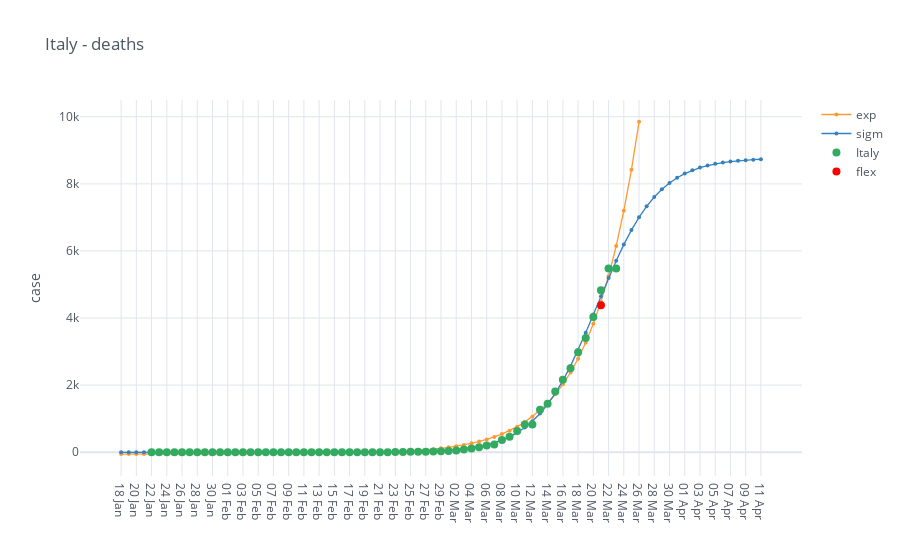

Source (notebook cell):
### Code cell
death_cases = io.world_load_cases(io.get_filename_death_cases(), [country])
condition = death_cases[country] >= 0
death_cases = death_cases[condition]
# deaths
fig_analysis = mp.iplot_analysis_plot(death_cases, title=country + ' - deaths', log_fitting=False)
fig_analysis.show()

### Figure 1 — Plotly figure (JSON) as saved in the notebook; plotly's stock layout.template omitted (floating-point values rounded to 4 significant figures)
{"data": [{"line": {"color": "rgba(255, 153, 51, 1.0)", "dash": "solid", "shape": "linear", "width": 1.3}, "marker": {"size": 4, "symbol": "circle"}, "mode": "lines+markers", "name": "exp", "text": "", "type": "scatter", "x": ["18 Jan", "19 Jan", "20 Jan", "21 Jan", "22 Jan", "23 Jan", "24 Jan", "25 Jan", "26 Jan", "27 Jan", "28 Jan", "29 Jan", "30 Jan", "31 Jan", "01 Feb", "02 Feb", "03 Feb", "04 Feb", "05 Feb", "06 Feb", "07 Feb", "08 Feb", "09 Feb", "10 Feb", "11 Feb", "12 Feb", "13 Feb", "14 Feb", "15 Feb", "16 Feb", "17 Feb", "18 Feb", "19 Feb", "20 Feb", "21 Feb", "22 Feb", "23 Feb", "24 Feb", "25 Feb", "26 Feb", "27 Feb", "28 Feb", "29 Feb", "01 Mar", "02 Mar", "03 Mar", "04 Mar", "05 Mar", "06 Mar", "07 Mar", "08 Mar", "09 Mar", "10 Mar", "11 Mar", "12 Mar", "13 Mar", "14 Mar", "15 Mar", "16 Mar", "17 Mar", "18 Mar", "19 Mar", "20 Mar", "21 Mar", "22 Mar", "23 Mar", "24 Mar", "25 Mar", "26 Mar", "27 Mar", "28 Mar", "29 Mar", "30 Mar", "31 Mar", "01 Apr", "02 Apr", "03 Apr", "04 Apr", "05 Apr", "06 Apr", "07 Apr", "08 Apr", "09 Apr", "10 Apr", "11 Apr"], "y": [-56.49, -56.45, -56.4, -56.35, -56.28, -56.2, -56.11, -56.01, -55.88, -55.74, -55.57, -55.38, -55.15, -54.88, -54.56, -54.19, -53.77, -53.26, -52.68, -51.99, -51.19, -50.25, -49.16, -47.88, -46.38, -44.63, -42.59, -40.2, -37.41, -34.15, -30.34, -25.88, -20.67, -14.58, -7.464, 0.8544, 10.58, 21.94, 35.22, 50.75, 68.89, 90.1, 114.9, 143.9, 177.7, 217.3, 263.6, 317.6, 380.8, 454.7, 541.0, 641.9, 759.9, 897.7, 1059.0, 1247.0, 1467.0, 1725.0, 2025.0, 2377.0, 2788.0, 3268.0, 3829.0, 4485.0, 5252.0, 6148.0, 7195.0, 8419.0, 9850.0, "", "", "", "", "", "", "", "", "", "", "", "", "", "", "", ""]}, {"line": {"color": "rgba(55, 128, 191, 1.0)", "dash": "solid", "shape": "linear", "width": 1.3}, "marker": {"size": 4, "symbol": "circle"}, "mode": "lines+markers", "name": "sigm", "text": "", "type": "scatter", "x": ["18 Jan", "19 Jan", "20 Jan", "21 Jan", "22 Jan", "23 Jan", "24 Jan", "25 Jan", "26 Jan", "27 Jan", "28 Jan", "29 Jan", "30 Jan", "31 Jan", "01 Feb", "02 Feb", "03 Feb", "04 Feb", "05 Feb", "06 Feb", "07 Feb", "08 Feb", "09 Feb", "10 Feb", "11 Feb", "12 Feb", "13 Feb", "14 Feb", "15 Feb", "16 Feb", "17 Feb", "18 Feb", "19 Feb", "20 Feb", "21 Feb", "22 Feb", "23 Feb", "24 Feb", "25 Feb", "26 Feb", "27 Feb", "28 Feb", "29 Feb", "01 Mar", "02 Mar", "03 Mar", "04 Mar", "05 Mar", "06 Mar", "07 Mar", "08 Mar", "09 Mar", "10 Mar", "11 Mar", "12 Mar", "13 Mar", "14 Mar", "15 Mar", "16 Mar", "17 Mar", "18 Mar", "19 Mar", "20 Mar", "21 Mar", "22 Mar", "23 Mar", "24 Mar", "25 Mar", "26 Mar", "27 Mar", "28 Mar", "29 Mar", "30 Mar", "31 Mar", "01 Apr", "02 Apr", "03 Apr", "04 Apr", "05 Apr", "06 Apr", "07 Apr", "08 Apr", "09 Apr", "10 Apr", "11 Apr"], "y": [-5.149, -5.148, -5.148, -5.147, -5.146, -5.145, -5.144, -5.142, -5.14, -5.137, -5.133, -5.128, -5.122, -5.114, -5.104, -5.091, -5.074, -5.053, -5.025, -4.99, -4.944, -4.885, -4.81, -4.713, -4.588, -4.428, -4.223, -3.959, -3.619, -3.183, -2.622, -1.902, -0.9774, 0.211, 1.738, 3.698, 6.217, 9.451, 13.6, 18.93, 25.77, 34.54, 45.79, 60.2, 78.64, 102.2, 132.4, 170.8, 219.6, 281.6, 359.9, 458.4, 581.7, 734.8, 923.4, 1153.0, 1429.0, 1756.0, 2135.0, 2567.0, 3045.0, 3561.0, 4102.0, 4651.0, 5193.0, 5710.0, 6189.0, 6622.0, 7003.0, 7331.0, 7608.0, 7839.0, 8029.0, 8183.0, 8307.0, 8406.0, 8484.0, 8547.0, 8596.0, 8635.0, 8665.0, 8689.0, 8707.0, 8722.0, 8733.0]}, {"line": {"color": "rgba(50, 171, 96, 1.0)", "dash": "solid", "shape": "linear", "width": 1.3}, "marker": {"size": 8, "symbol": "circle"}, "mode": "markers", "name": "Italy", "text": "", "type": "scatter", "x": ["18 Jan", "19 Jan", "20 Jan", "21 Jan", "22 Jan", "23 Jan", "24 Jan", "25 Jan", "26 Jan", "27 Jan", "28 Jan", "29 Jan", "30 Jan", "31 Jan", "01 Feb", "02 Feb", "03 Feb", "04 Feb", "05 Feb", "06 Feb", "07 Feb", "08 Feb", "09 Feb", "10 Feb", "11 Feb", "12 Feb", "13 Feb", "14 Feb", "15 Feb", "16 Feb", "17 Feb", "18 Feb", "19 Feb", "20 Feb", "21 Feb", "22 Feb", "23 Feb", "24 Feb", "25 Feb", "26 Feb", "27 Feb", "28 Feb", "29 Feb", "01 Mar", "02 Mar", "03 Mar", "04 Mar", "05 Mar", "06 Mar", "07 Mar", "08 Mar", "09 Mar", "10 Mar", "11 Mar", "12 Mar", "13 Mar", "14 Mar", "15 Mar", "16 Mar", "17 Mar", "18 Mar", "19 Mar", "20 Mar", "21 Mar", "22 Mar", "23 Mar", "24 Mar", "25 Mar", "26 Mar", "27 Mar", "28 Mar", "29 Mar", "30 Mar", "31 Mar", "01 Apr", "02 Apr", "03 Apr", "04 Apr", "05 Apr", "06 Apr", "07 Apr", "08 Apr", "09 Apr", "10 Apr", "11 Apr"], "y": ["", "", "", "", 0.0, 0.0, 0.0, 0.0, 0.0, 0.0, 0.0, 0.0, 0.0, 0.0, 0.0, 0.0, 0.0, 0.0, 0.0, 0.0, 0.0, 0.0, 0.0, 0.0, 0.0, 0.0, 0.0, 0.0, 0.0, 0.0, 0.0, 0.0, 0.0, 0.0, 1.0, 2.0, 3.0, 7.0, 10.0, 12.0, 17.0, 21.0, 29.0, 34.0, 52.0, 79.0, 107.0, 148.0, 197.0, 233.0, 366.0, 463.0, 631.0, 827.0, 827.0, 1266.0, 1441.0, 1809.0, 2158.0, 2503.0, 2978.0, 3405.0, 4032.0, 4825.0, 5476.0, 5476.0, "", "", "", "", "", "", "", "", "", "", "", "", "", "", "", "", "", "", ""]}, {"marker": {"color": "rgba(255, 0, 0, 125)", "size": 8}, "mode": "markers", "name": "flex", "type": "scatter", "x": ["21 Mar"], "y": [4384.0]}], "layout": {"legend": {"bgcolor": "#FFFFFF", "font": {"color": "#4D5663"}}, "paper_bgcolor": "#FFFFFF", "plot_bgcolor": "#FFFFFF", "title": {"font": {"color": "#4D5663"}, "text": "Italy - deaths"}, "xaxis": {"gridcolor": "#E1E5ED", "showgrid": true, "tickfont": {"color": "#4D5663"}, "title": {"font": {"color": "#4D5663"}, "text": ""}, "zerolinecolor": "#E1E5ED"}, "yaxis": {"gridcolor": "#E1E5ED", "showgrid": true, "tickfont": {"color": "#4D5663"}, "title": {"font": {"color": "#4D5663"}, "text": "case"}, "zerolinecolor": "#E1E5ED"}}}
